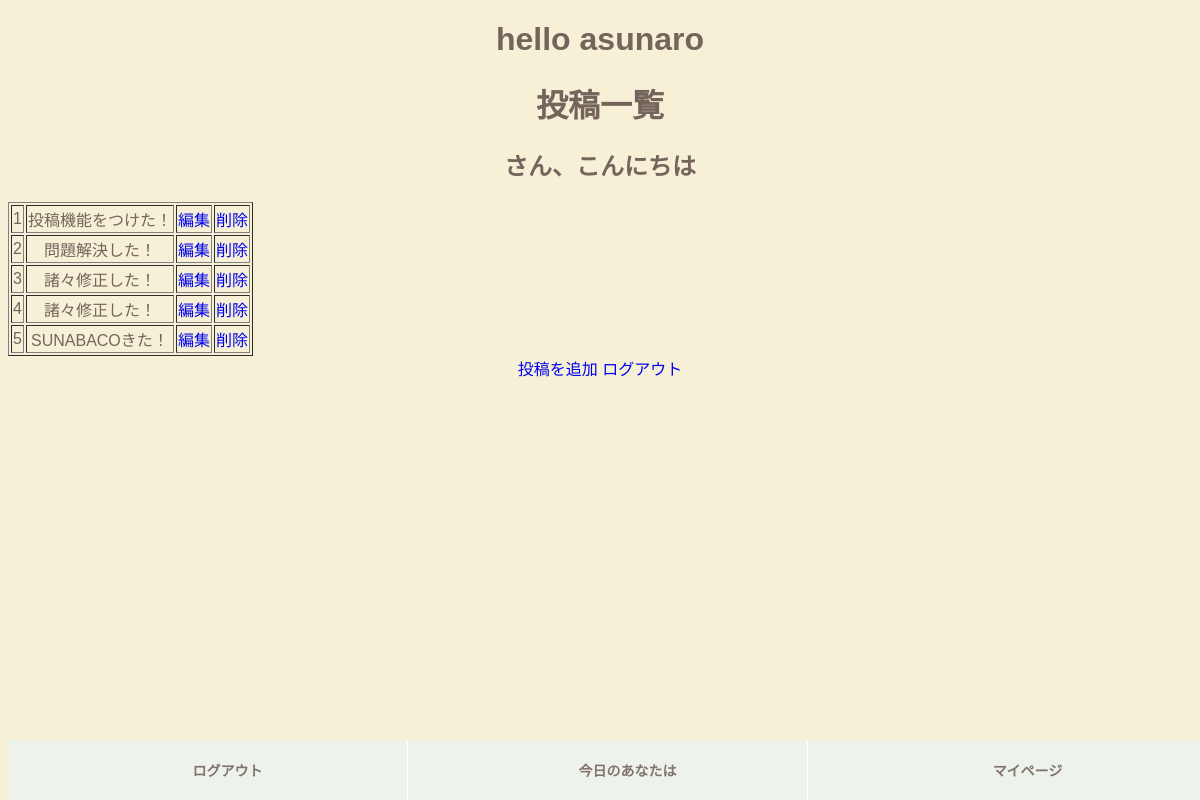
/list, run on an earlier commit of the app's database.
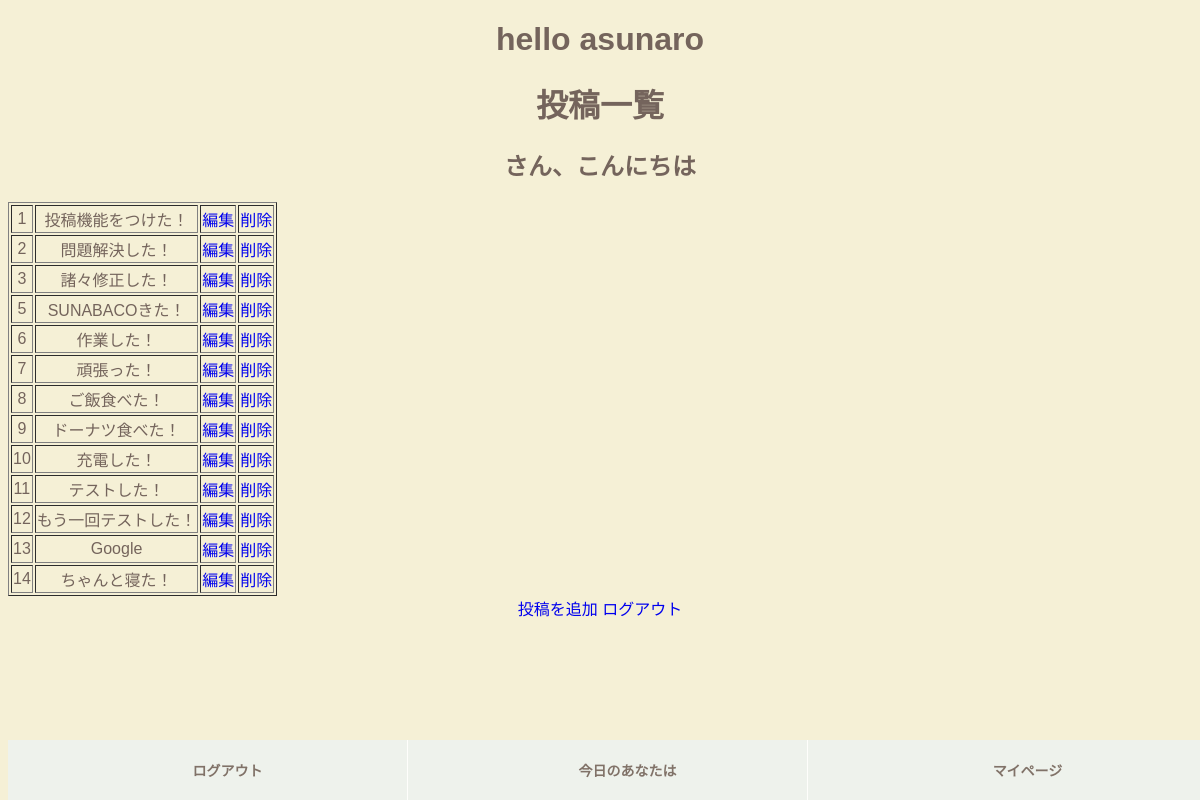
And on a later commit of the database.
### tables this page shows
CREATE TABLE "posts_test" (
	"ID"	INTEGER,
	"posting"	TEXT,
	PRIMARY KEY("ID" AUTOINCREMENT)
);

### app.py (the view)
@app.route("/list" )
def posting_list():
    conn = sqlite3.connect("asunaro.db")
    c = conn.cursor()
    c.execute("SELECT * FROM posts_test")
    post_list = [] #空箱作った
    for post in c.fetchall():
        post_list.append(
            {"id":post[0],"posting":post[1]}
        )
    conn.close()
    print(post_list)
    return  render_template("growth.html", post_list = post_list)

### templates/growth.html (shortened to what this page needs)
<!DOCTYPE html>
<html lang="jp">
<head>
    <link rel="stylesheet" href="../static/growth.css">
</head>
<body>
<h1>hello asunaro</h1>
<h1>投稿一覧</h1>
<h2>{{user_id}}さん、こんにちは</h2>
<table border= "1px">
   {% for post in post_list %}
    <tr>
        <td>{{post.id}}</td>
		<td>{{post.posting}}</td>
		<td><a href="/edit/{{post.id}}">編集</a></td>
        <td><a href="/del/{{post.id}}">削除</a></td>
    </tr>
	{% endfor %}
</table>
<a href="/post">投稿を追加</a>
<a href="/logout">ログアウト</a>
<div id="sp-fixed-menu" class="for-sp">
	<ul>
		<li><a onclick="confirmFunction1()">ログアウト</a></li>
		<li><a href="post.html" >今日のあなたは</a></li>
		<li><a href="myp.html">マイページ</a></li>
	</ul>
</div>
</body>
</html>

### static/growth.css (style rules this page uses)
a { text-decoration:none; }
body { font-family: "Noto Sans Japanese", "ヒラギノ角ゴ Pro W3", "Hiragino Kaku Gothic Pro", "ヒラギノ角ゴ ProN W3", "Hiragino Kaku Gothic ProN", "游ゴシック", YuGothic, "メイリオ", "Meiryo", "HGPｺﾞｼｯｸM", "Osaka", "ＭＳ Ｐゴシック", sans-serif, Century Gothic, Arial; background: #F5F0D6; color: #74645C; text-align: center; }
#sp-fixed-menu { position: fixed; width: 100%; bottom: 0px; font-size: 0; opacity: 0.9; z-index: 99; }
#sp-fixed-menu ul { display: flex; list-style: none; padding:0; margin:0; width:100%; }
#sp-fixed-menu li { justify-content: center; align-items: center; width: 50%; padding:0; margin:0; font-size: 14px; font-weight: 900; border-right: 1px solid #fff; }
#sp-fixed-menu li a { color: #74645C; text-align: center; display:block; width: 100%; padding:20px; }
#sp-fixed-menu li:first-of-type { background: #EEF2EF; }
#sp-fixed-menu li:nth-of-type(2) { background: #EEF2EF; }
#sp-fixed-menu li:last-of-type { background: #EEF2EF;main }

What changed in the data, as far as the page shows it:
removed posts_test: id "4", posting "諸々修正した！"
added posts_test: id "6", posting "作業した！"
added posts_test: id "7", posting "頑張った！"
added posts_test: id "8", posting "ご飯食べた！"
added posts_test: id "9", posting "ドーナツ食べた！"
added posts_test: id "10", posting "充電した！"
added posts_test: id "11", posting "テストした！"
added posts_test: id "12", posting "もう一回テストした！"
added posts_test: id "13", posting "Google"
added posts_test: id "14", posting "ちゃんと寝た！"
